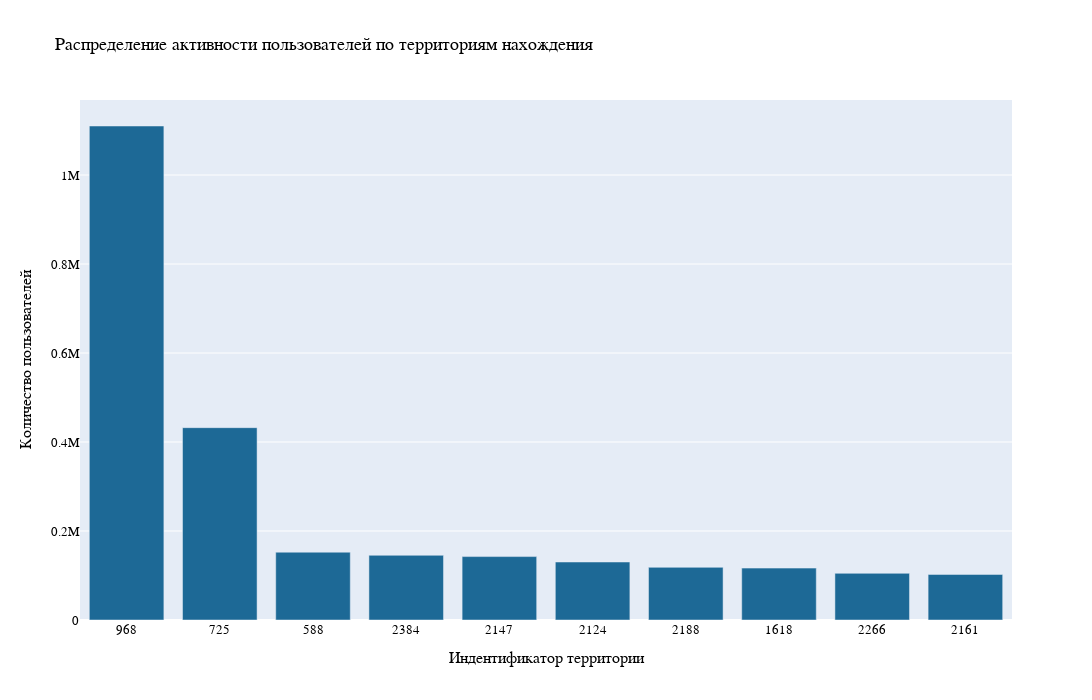

Write notebook code for a chart like this one.
### Code cell
count_top10_locations = data.groupby(by = "location_id")["event_id"].count().sort_values(ascending = False)[:10]
count_top10_locations_keys = [str(location) for location in count_top10_locations.keys()]

fig = go.Figure()

fig.add_trace(go.Bar(x = count_top10_locations_keys, y = count_top10_locations.values, marker_color = colors_list[1]))

fig.update_layout(height = 700, width = 1400)
fig.update_layout(xaxis={'categoryorder':'total descending'})
fig.update_layout(title_text = "Распределение активности пользователей по территориям нахождения")
fig.update_layout(font_family = "Arial", font_size = 13, title_font_family = "Arial", font_color = "black")
fig.update_xaxes(title_text = "Индентификатор территории")
fig.update_yaxes(title_text = "Количество пользователей")
fig.show()

### Figure 1 — Plotly figure (JSON) as saved in the notebook; plotly's stock layout.template omitted (floating-point values rounded to 4 significant figures)
{"data": [{"marker": {"color": "rgb(29, 105, 150)"}, "type": "bar", "x": ["968", "725", "588", "2384", "2147", "2124", "2188", "1618", "2266", "2161"], "y": [1110187, 432237, 152408, 145393, 142504, 130348, 118371, 116592, 104903, 102420]}], "layout": {"font": {"color": "black", "family": "Arial", "size": 13}, "height": 700, "title": {"font": {"family": "Arial"}, "text": "Распределение активности пользователей по территориям нахождения"}, "width": 1400, "xaxis": {"categoryorder": "total descending", "title": {"text": "Индентификатор территории"}}, "yaxis": {"title": {"text": "Количество пользователей"}}}}
